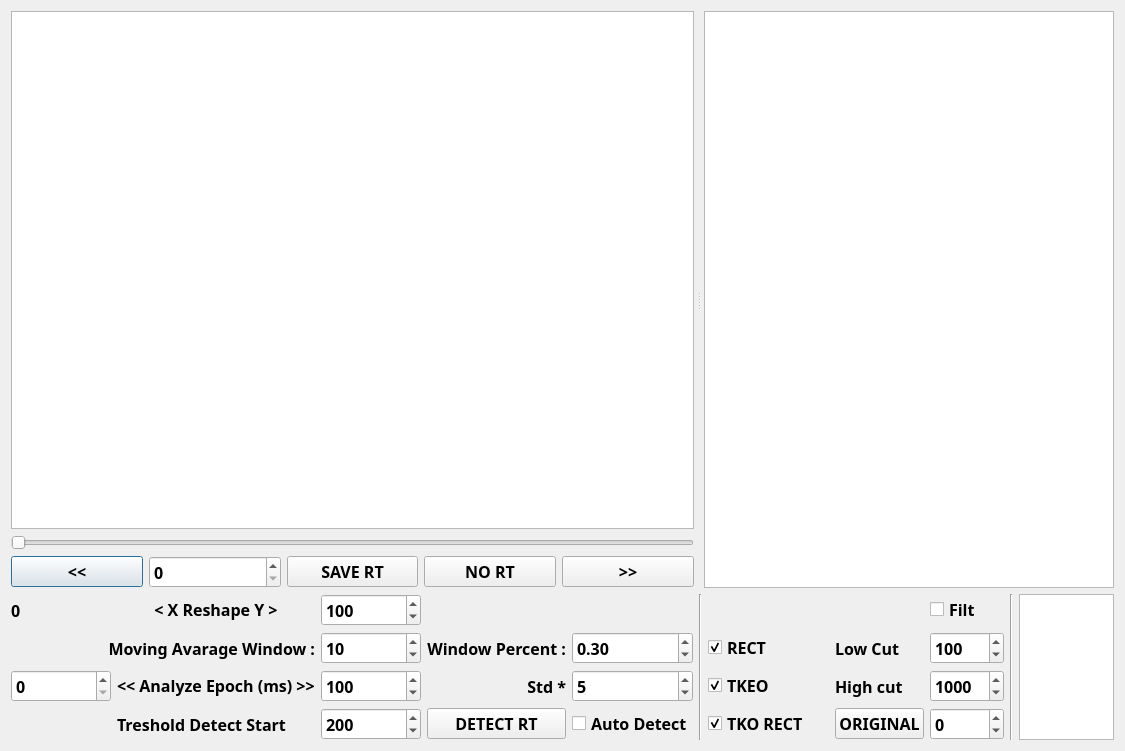
<?xml version="1.0" encoding="UTF-8"?>
<ui version="4.0">
 <class>DialogAnalog</class>
 <widget class="QDialog" name="DialogAnalog">
  <property name="geometry">
   <rect>
    <x>0</x>
    <y>0</y>
    <width>1125</width>
    <height>751</height>
   </rect>
  </property>
  <property name="font">
   <font>
    <family>Gill Sans</family>
    <pointsize>24</pointsize>
    <weight>75</weight>
    <bold>true</bold>
   </font>
  </property>
  <property name="windowTitle">
   <string>Dialog</string>
  </property>
  <layout class="QGridLayout" name="gridLayout" rowstretch="10,0">
   <item row="0" column="0">
    <widget class="QSplitter" name="splitter">
     <property name="font">
      <font>
       <family>Gill Sans</family>
       <pointsize>12</pointsize>
       <weight>75</weight>
       <bold>true</bold>
      </font>
     </property>
     <property name="lineWidth">
      <number>2</number>
     </property>
     <property name="midLineWidth">
      <number>2</number>
     </property>
     <property name="orientation">
      <enum>Qt::Horizontal</enum>
     </property>
     <property name="handleWidth">
      <number>10</number>
     </property>
     <widget class="QWidget" name="layoutWidget">
      <property name="font">
       <font>
        <family>Gill Sans</family>
        <pointsize>12</pointsize>
        <weight>75</weight>
        <bold>true</bold>
       </font>
      </property>
      <layout class="QGridLayout" name="gridLayout_4">
       <item row="0" column="0">
        <widget class="GraphicsLayoutWidget" name="graphicsView">
         <property name="font">
          <font>
           <family>Gill Sans</family>
           <pointsize>12</pointsize>
           <weight>75</weight>
           <bold>true</bold>
          </font>
         </property>
        </widget>
       </item>
       <item row="1" column="0">
        <widget class="QSlider" name="horizontalSliderRtOnset">
         <property name="font">
          <font>
           <family>Gill Sans</family>
           <pointsize>12</pointsize>
           <weight>75</weight>
           <bold>true</bold>
          </font>
         </property>
         <property name="orientation">
          <enum>Qt::Horizontal</enum>
         </property>
        </widget>
       </item>
       <item row="2" column="0">
        <layout class="QHBoxLayout" name="horizontalLayout">
         <item>
          <widget class="QPushButton" name="pushButtonBackward">
           <property name="font">
            <font>
             <family>Gill Sans</family>
             <pointsize>12</pointsize>
             <weight>75</weight>
             <bold>true</bold>
            </font>
           </property>
           <property name="text">
            <string>&lt;&lt;</string>
           </property>
           <property name="shortcut">
            <string>Left</string>
           </property>
          </widget>
         </item>
         <item>
          <widget class="QSpinBox" name="spinBoxRtOnset">
           <property name="font">
            <font>
             <family>Gill Sans</family>
             <pointsize>12</pointsize>
             <weight>75</weight>
             <bold>true</bold>
            </font>
           </property>
           <property name="minimum">
            <number>0</number>
           </property>
           <property name="maximum">
            <number>100000</number>
           </property>
           <property name="singleStep">
            <number>100</number>
           </property>
           <property name="value">
            <number>0</number>
           </property>
          </widget>
         </item>
         <item>
          <widget class="QPushButton" name="pushButtonSaveRT">
           <property name="font">
            <font>
             <family>Gill Sans</family>
             <pointsize>12</pointsize>
             <weight>75</weight>
             <bold>true</bold>
            </font>
           </property>
           <property name="text">
            <string>SAVE RT</string>
           </property>
           <property name="shortcut">
            <string extracomment="Saved">Return</string>
           </property>
           <property name="flat">
            <bool>false</bool>
           </property>
          </widget>
         </item>
         <item>
          <widget class="QPushButton" name="pushButtonNoRT">
           <property name="font">
            <font>
             <family>Gill Sans</family>
             <pointsize>12</pointsize>
             <weight>75</weight>
             <bold>true</bold>
            </font>
           </property>
           <property name="text">
            <string>NO RT</string>
           </property>
           <property name="shortcut">
            <string>N</string>
           </property>
          </widget>
         </item>
         <item>
          <widget class="QPushButton" name="pushButtonForward">
           <property name="font">
            <font>
             <family>Gill Sans</family>
             <pointsize>12</pointsize>
             <weight>75</weight>
             <bold>true</bold>
            </font>
           </property>
           <property name="text">
            <string>&gt;&gt;</string>
           </property>
           <property name="shortcut">
            <string>Ctrl+S</string>
           </property>
          </widget>
         </item>
        </layout>
       </item>
      </layout>
     </widget>
     <widget class="QTableView" name="tableViewRTS_plot_window">
      <property name="maximumSize">
       <size>
        <width>600</width>
        <height>16777215</height>
       </size>
      </property>
      <property name="font">
       <font>
        <family>Gill Sans</family>
        <pointsize>12</pointsize>
        <weight>75</weight>
        <bold>true</bold>
       </font>
      </property>
     </widget>
    </widget>
   </item>
   <item row="1" column="0">
    <layout class="QGridLayout" name="gridLayout_3" columnstretch="1,0,0,0,0,0,0,0,0,0,0,0">
     <item row="1" column="0" colspan="2">
      <widget class="QLabel" name="label_7">
       <property name="font">
        <font>
         <family>Gill Sans</family>
         <pointsize>12</pointsize>
         <weight>75</weight>
         <bold>true</bold>
        </font>
       </property>
       <property name="layoutDirection">
        <enum>Qt::LeftToRight</enum>
       </property>
       <property name="text">
        <string>Moving Avarage Window :</string>
       </property>
       <property name="alignment">
        <set>Qt::AlignRight|Qt::AlignTrailing|Qt::AlignVCenter</set>
       </property>
      </widget>
     </item>
     <item row="2" column="3">
      <widget class="QLabel" name="labelStd">
       <property name="font">
        <font>
         <family>Gill Sans</family>
         <pointsize>12</pointsize>
         <weight>75</weight>
         <bold>true</bold>
        </font>
       </property>
       <property name="layoutDirection">
        <enum>Qt::LeftToRight</enum>
       </property>
       <property name="text">
        <string>Std *</string>
       </property>
       <property name="alignment">
        <set>Qt::AlignRight|Qt::AlignTrailing|Qt::AlignVCenter</set>
       </property>
      </widget>
     </item>
     <item row="0" column="7" rowspan="4">
      <spacer name="verticalSpacer_2">
       <property name="font">
        <font>
         <family>Gill Sans</family>
         <pointsize>12</pointsize>
         <weight>75</weight>
         <bold>true</bold>
        </font>
       </property>
       <property name="orientation">
        <enum>Qt::Vertical</enum>
       </property>
       <property name="sizeHint" stdset="0">
        <size>
         <width>20</width>
         <height>40</height>
        </size>
       </property>
      </spacer>
     </item>
     <item row="2" column="9">
      <widget class="QSpinBox" name="spinBoxFiltHc">
       <property name="font">
        <font>
         <family>Gill Sans</family>
         <pointsize>12</pointsize>
         <weight>75</weight>
         <bold>true</bold>
        </font>
       </property>
       <property name="minimum">
        <number>100</number>
       </property>
       <property name="maximum">
        <number>50000</number>
       </property>
       <property name="singleStep">
        <number>10</number>
       </property>
       <property name="value">
        <number>1000</number>
       </property>
      </widget>
     </item>
     <item row="0" column="9">
      <widget class="QCheckBox" name="checkBoxFilt">
       <property name="font">
        <font>
         <family>Gill Sans</family>
         <pointsize>12</pointsize>
         <weight>75</weight>
         <bold>true</bold>
        </font>
       </property>
       <property name="text">
        <string>Filt</string>
       </property>
      </widget>
     </item>
     <item row="0" column="2">
      <widget class="QSpinBox" name="spinBoxReshapeY">
       <property name="minimumSize">
        <size>
         <width>100</width>
         <height>0</height>
        </size>
       </property>
       <property name="font">
        <font>
         <family>Gill Sans</family>
         <pointsize>12</pointsize>
         <weight>75</weight>
         <bold>true</bold>
        </font>
       </property>
       <property name="maximum">
        <number>10000</number>
       </property>
       <property name="value">
        <number>100</number>
       </property>
      </widget>
     </item>
     <item row="1" column="2">
      <widget class="QSpinBox" name="spinBoxMwAvgWind">
       <property name="minimumSize">
        <size>
         <width>100</width>
         <height>0</height>
        </size>
       </property>
       <property name="font">
        <font>
         <family>Gill Sans</family>
         <pointsize>12</pointsize>
         <weight>75</weight>
         <bold>true</bold>
        </font>
       </property>
       <property name="value">
        <number>10</number>
       </property>
      </widget>
     </item>
     <item row="2" column="8">
      <widget class="QLabel" name="label_2">
       <property name="font">
        <font>
         <family>Gill Sans</family>
         <pointsize>12</pointsize>
         <weight>75</weight>
         <bold>true</bold>
        </font>
       </property>
       <property name="text">
        <string>High cut</string>
       </property>
      </widget>
     </item>
     <item row="3" column="2">
      <widget class="QSpinBox" name="spinBoxTrsDctStart">
       <property name="font">
        <font>
         <family>Gill Sans</family>
         <pointsize>12</pointsize>
         <weight>75</weight>
         <bold>true</bold>
        </font>
       </property>
       <property name="maximum">
        <number>10000</number>
       </property>
       <property name="value">
        <number>200</number>
       </property>
      </widget>
     </item>
     <item row="3" column="8">
      <widget class="QPushButton" name="pushButtonOrig">
       <property name="font">
        <font>
         <family>Gill Sans</family>
         <pointsize>12</pointsize>
         <weight>75</weight>
         <bold>true</bold>
        </font>
       </property>
       <property name="text">
        <string>ORIGINAL</string>
       </property>
      </widget>
     </item>
     <item row="1" column="4">
      <widget class="QDoubleSpinBox" name="doubleSpinBoxWindPrct">
       <property name="font">
        <font>
         <family>Gill Sans</family>
         <pointsize>12</pointsize>
         <weight>75</weight>
         <bold>true</bold>
        </font>
       </property>
       <property name="maximum">
        <double>1.000000000000000</double>
       </property>
       <property name="singleStep">
        <double>0.010000000000000</double>
       </property>
       <property name="value">
        <double>0.300000000000000</double>
       </property>
      </widget>
     </item>
     <item row="2" column="6">
      <widget class="QCheckBox" name="checkBoxTKEO">
       <property name="font">
        <font>
         <family>Gill Sans</family>
         <pointsize>12</pointsize>
         <weight>75</weight>
         <bold>true</bold>
        </font>
       </property>
       <property name="text">
        <string>TKEO</string>
       </property>
       <property name="checked">
        <bool>true</bool>
       </property>
      </widget>
     </item>
     <item row="3" column="1">
      <widget class="QLabel" name="label_3">
       <property name="font">
        <font>
         <family>Gill Sans</family>
         <pointsize>12</pointsize>
         <weight>75</weight>
         <bold>true</bold>
        </font>
       </property>
       <property name="text">
        <string>Treshold Detect Start</string>
       </property>
      </widget>
     </item>
     <item row="0" column="5" rowspan="4">
      <widget class="Line" name="line_2">
       <property name="font">
        <font>
         <family>Gill Sans</family>
         <pointsize>12</pointsize>
         <weight>75</weight>
         <bold>true</bold>
        </font>
       </property>
       <property name="orientation">
        <enum>Qt::Vertical</enum>
       </property>
      </widget>
     </item>
     <item row="1" column="8">
      <widget class="QLabel" name="label">
       <property name="font">
        <font>
         <family>Gill Sans</family>
         <pointsize>12</pointsize>
         <weight>75</weight>
         <bold>true</bold>
        </font>
       </property>
       <property name="text">
        <string>Low Cut</string>
       </property>
      </widget>
     </item>
     <item row="2" column="1">
      <widget class="QLabel" name="label_4">
       <property name="font">
        <font>
         <family>Gill Sans</family>
         <pointsize>12</pointsize>
         <weight>75</weight>
         <bold>true</bold>
        </font>
       </property>
       <property name="text">
        <string>&lt;&lt; Analyze Epoch (ms) &gt;&gt;</string>
       </property>
      </widget>
     </item>
     <item row="2" column="0">
      <widget class="QSpinBox" name="spinBoxAnzRTStart">
       <property name="minimumSize">
        <size>
         <width>100</width>
         <height>0</height>
        </size>
       </property>
       <property name="maximumSize">
        <size>
         <width>500</width>
         <height>16777215</height>
        </size>
       </property>
       <property name="font">
        <font>
         <family>Gill Sans</family>
         <pointsize>12</pointsize>
         <weight>75</weight>
         <bold>true</bold>
        </font>
       </property>
      </widget>
     </item>
     <item row="3" column="4">
      <widget class="QCheckBox" name="checkBoxAutoDetect">
       <property name="font">
        <font>
         <family>Gill Sans</family>
         <pointsize>12</pointsize>
         <weight>75</weight>
         <bold>true</bold>
        </font>
       </property>
       <property name="text">
        <string>Auto Detect</string>
       </property>
      </widget>
     </item>
     <item row="3" column="9">
      <widget class="QSpinBox" name="spinBoxSyncAnalogEDF">
       <property name="font">
        <font>
         <family>Gill Sans</family>
         <pointsize>12</pointsize>
         <weight>75</weight>
         <bold>true</bold>
        </font>
       </property>
       <property name="minimum">
        <number>-3</number>
       </property>
       <property name="maximum">
        <number>3</number>
       </property>
      </widget>
     </item>
     <item row="2" column="2">
      <widget class="QSpinBox" name="spinBoxAnzRtEnd">
       <property name="minimumSize">
        <size>
         <width>100</width>
         <height>0</height>
        </size>
       </property>
       <property name="maximumSize">
        <size>
         <width>500</width>
         <height>16777215</height>
        </size>
       </property>
       <property name="font">
        <font>
         <family>Gill Sans</family>
         <pointsize>12</pointsize>
         <weight>75</weight>
         <bold>true</bold>
        </font>
       </property>
       <property name="maximum">
        <number>300</number>
       </property>
       <property name="value">
        <number>100</number>
       </property>
      </widget>
     </item>
     <item row="1" column="6">
      <widget class="QCheckBox" name="checkBoxRect">
       <property name="font">
        <font>
         <family>Gill Sans</family>
         <pointsize>12</pointsize>
         <weight>75</weight>
         <bold>true</bold>
        </font>
       </property>
       <property name="text">
        <string>RECT</string>
       </property>
       <property name="checked">
        <bool>true</bool>
       </property>
       <property name="tristate">
        <bool>false</bool>
       </property>
      </widget>
     </item>
     <item row="1" column="3">
      <widget class="QLabel" name="label_8">
       <property name="font">
        <font>
         <family>Gill Sans</family>
         <pointsize>12</pointsize>
         <weight>75</weight>
         <bold>true</bold>
        </font>
       </property>
       <property name="layoutDirection">
        <enum>Qt::LeftToRight</enum>
       </property>
       <property name="text">
        <string>Window Percent :</string>
       </property>
       <property name="alignment">
        <set>Qt::AlignRight|Qt::AlignTrailing|Qt::AlignVCenter</set>
       </property>
      </widget>
     </item>
     <item row="3" column="6">
      <widget class="QCheckBox" name="checkBoxTKEORect">
       <property name="font">
        <font>
         <family>Gill Sans</family>
         <pointsize>12</pointsize>
         <weight>75</weight>
         <bold>true</bold>
        </font>
       </property>
       <property name="text">
        <string>TKO RECT</string>
       </property>
       <property name="checked">
        <bool>true</bool>
       </property>
      </widget>
     </item>
     <item row="0" column="11" rowspan="4">
      <widget class="QTextEdit" name="plainTextEditNote">
       <property name="font">
        <font>
         <family>Gill Sans</family>
         <pointsize>12</pointsize>
         <weight>75</weight>
         <bold>true</bold>
        </font>
       </property>
      </widget>
     </item>
     <item row="1" column="9">
      <widget class="QSpinBox" name="spinBoxFiltLc">
       <property name="font">
        <font>
         <family>Gill Sans</family>
         <pointsize>12</pointsize>
         <weight>75</weight>
         <bold>true</bold>
        </font>
       </property>
       <property name="minimum">
        <number>0</number>
       </property>
       <property name="maximum">
        <number>50000</number>
       </property>
       <property name="value">
        <number>100</number>
       </property>
      </widget>
     </item>
     <item row="0" column="10" rowspan="4">
      <widget class="Line" name="line">
       <property name="font">
        <font>
         <family>Gill Sans</family>
         <pointsize>12</pointsize>
         <weight>75</weight>
         <bold>true</bold>
        </font>
       </property>
       <property name="orientation">
        <enum>Qt::Vertical</enum>
       </property>
      </widget>
     </item>
     <item row="2" column="4">
      <widget class="QSpinBox" name="spinBoxTimesStd">
       <property name="font">
        <font>
         <family>Gill Sans</family>
         <pointsize>12</pointsize>
         <weight>75</weight>
         <bold>true</bold>
        </font>
       </property>
       <property name="value">
        <number>5</number>
       </property>
      </widget>
     </item>
     <item row="3" column="3">
      <widget class="QPushButton" name="pushButtonDetectRT">
       <property name="minimumSize">
        <size>
         <width>100</width>
         <height>0</height>
        </size>
       </property>
       <property name="maximumSize">
        <size>
         <width>500</width>
         <height>16777215</height>
        </size>
       </property>
       <property name="font">
        <font>
         <family>Gill Sans</family>
         <pointsize>12</pointsize>
         <weight>75</weight>
         <bold>true</bold>
        </font>
       </property>
       <property name="text">
        <string>DETECT RT</string>
       </property>
      </widget>
     </item>
     <item row="0" column="1">
      <widget class="QLabel" name="label_5">
       <property name="font">
        <font>
         <family>Gill Sans</family>
         <pointsize>12</pointsize>
         <weight>75</weight>
         <bold>true</bold>
        </font>
       </property>
       <property name="layoutDirection">
        <enum>Qt::LeftToRight</enum>
       </property>
       <property name="text">
        <string>&lt; X Reshape Y &gt;</string>
       </property>
       <property name="alignment">
        <set>Qt::AlignCenter</set>
       </property>
      </widget>
     </item>
     <item row="0" column="0">
      <widget class="QLabel" name="labelReshapeX">
       <property name="font">
        <font>
         <family>Gill Sans</family>
         <pointsize>12</pointsize>
         <weight>75</weight>
         <bold>true</bold>
        </font>
       </property>
       <property name="text">
        <string>0</string>
       </property>
      </widget>
     </item>
    </layout>
   </item>
  </layout>
 </widget>
 <customwidgets>
  <customwidget>
   <class>GraphicsLayoutWidget</class>
   <extends>QGraphicsView</extends>
   <header>pyqtgraph</header>
  </customwidget>
 </customwidgets>
 <resources/>
 <connections>
  <connection>
   <sender>horizontalSliderRtOnset</sender>
   <signal>sliderMoved(int)</signal>
   <receiver>spinBoxRtOnset</receiver>
   <slot>setValue(int)</slot>
   <hints>
    <hint type="sourcelabel">
     <x>341</x>
     <y>688</y>
    </hint>
    <hint type="destinationlabel">
     <x>266</x>
     <y>725</y>
    </hint>
   </hints>
  </connection>
  <connection>
   <sender>spinBoxRtOnset</sender>
   <signal>valueChanged(int)</signal>
   <receiver>horizontalSliderRtOnset</receiver>
   <slot>setValue(int)</slot>
   <hints>
    <hint type="sourcelabel">
     <x>266</x>
     <y>725</y>
    </hint>
    <hint type="destinationlabel">
     <x>431</x>
     <y>688</y>
    </hint>
   </hints>
  </connection>
 </connections>
</ui>
